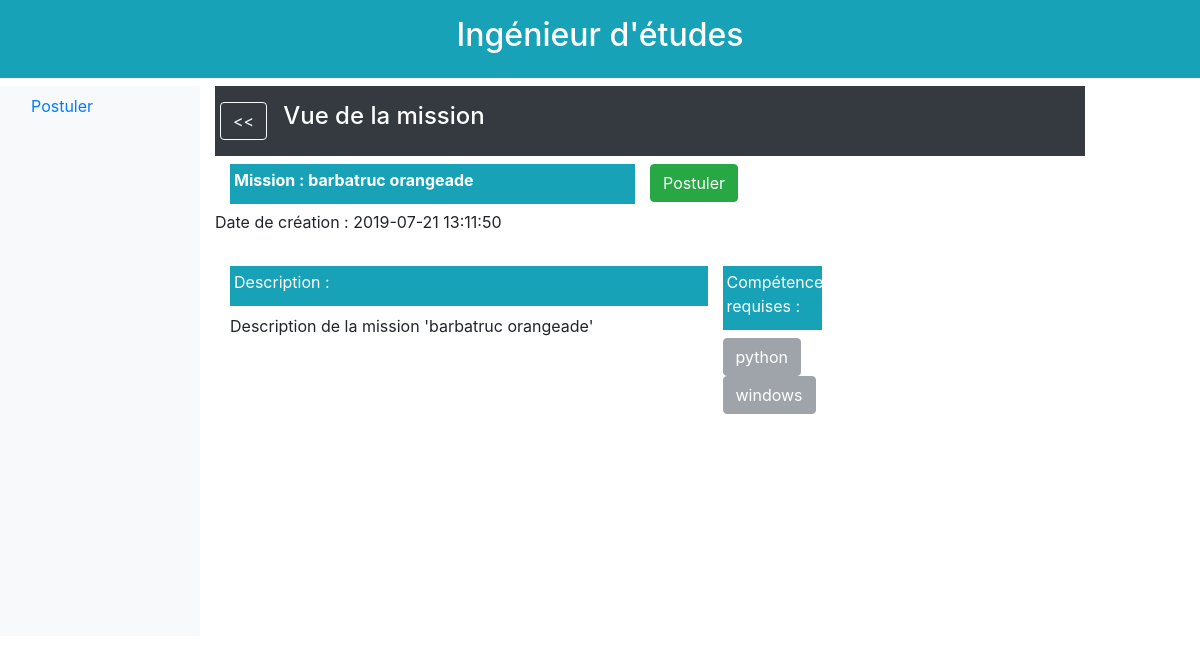
/1/etude/postuler/disponibles/vue/1/, run on an earlier commit of the app's database.
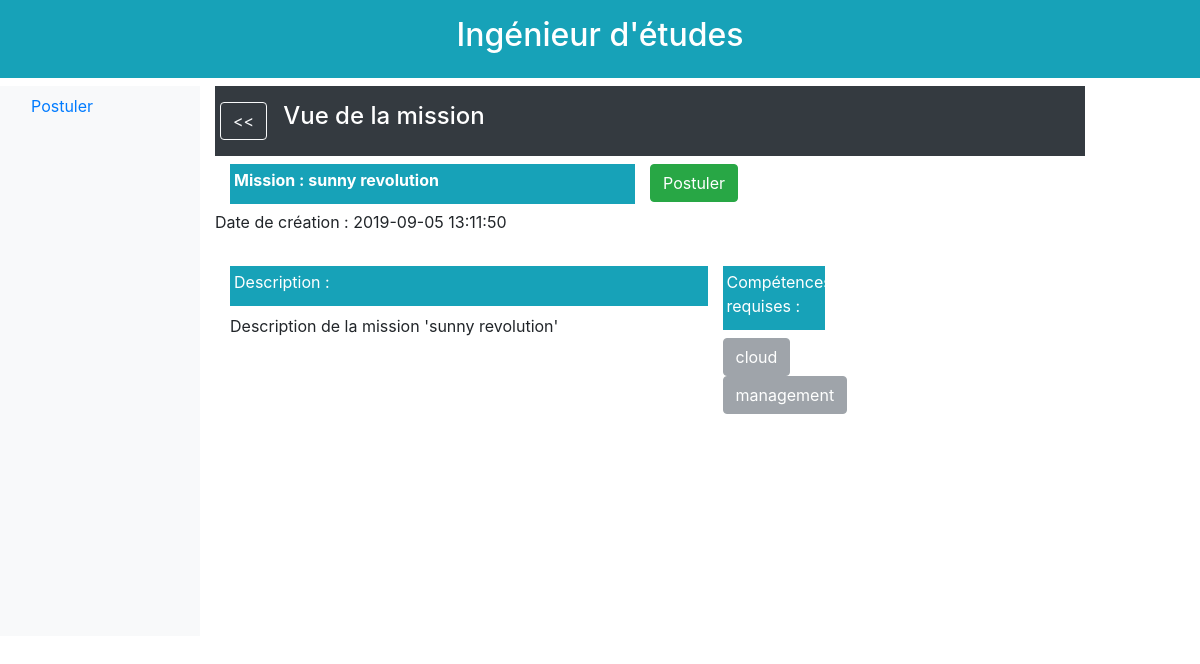
And on a later commit of the database.
### database/models.py (models this page shows)
class Mission(db.Model):
    id = db.Column(db.Integer, primary_key=True)
    titre = db.Column(db.String(64), unique=True)
    description = db.Column(db.Text, unique=True)
    effectifs_max = db.Column(db.Integer)
    prix_vente = db.Column(db.Integer)
    statut = db.Column(db.Text)
    date_creation = db.Column(db.DateTime)
    responsable_id = db.Column(db.Integer, db.ForeignKey('ingenieur.id'))
    souhaits = db.relationship('Souhait', backref='mission', lazy='dynamic')
    besoins = db.relationship('Besoin', backref='mission', lazy='dynamic')
    affectations = db.relationship('Affectation', backref='mission', lazy='dynamic')

class Competence(db.Model):
    id = db.Column(db.Integer, primary_key=True)
    nom = db.Column(db.String(64), unique=True)
    certifications = db.relationship('Certification', backref='competence', lazy='dynamic')
    besoins = db.relationship('Besoin', backref='competence', lazy='dynamic')

### app.py (the view)
@app.route('/<id>/etude/postuler/<etat>/vue/<missionId>/')
def postuler_vue(id, missionId,etat):
    mission = get_mission_by_id(missionId)
    competences = get_competence_of_mission(missionId)
    if (etat == "disponibles"):
        dates = []
        enable = ""
    elif (etat == "enAttente"):
        dates =  get_date_candidat_souhait(id,missionId)
        enable = "disabled"
    elif (etat == "enCours" or etat == "termine"):
        dates = get_date_fin_date_fin_affectation(id,missionId)
        enable = "disabled"
    else:
        error_page_404("tab doesn't exist")
    return render_template("homepage_etude_postuler_vue.html.jinja2"
                           , etat=etat
                           , id=id
                           , mission=mission
                           , competences=competences
                           , dates=dates
                           , enable=enable
                           )

### database/functions.py (called while the page is built)
def get_mission_by_id(mission_id):
    return Mission.query.filter_by(id=mission_id).first()

def get_competence_of_mission(mission_id):
    mission = get_mission_by_id(mission_id)
    compe_ids = [b.competence_id for b in list(mission.besoins)]
    compes = [Competence.query.filter_by(id=cid).first() for cid in compe_ids]
    return compes

### templates/homepage_etude_postuler_vue.html.jinja2 (shortened to what this page needs)
{% extends "homepage_etude_postuler.html.jinja2" %}
{% block body %}
    <div class="p-3 mb-2 bg-dark text-white size-6 font-weight-bold">
        <div class="row">
            <div class="mr-3 ml-1">
                <button type="button" class="btn btn-outline-light"
                        onclick="location.href='/{{ id }}/etude/postuler/disponibles/';">&lt;&lt;
                </button>
            </div>
            <h4>Vue de la mission</h4>
        </div>
    </div>
    <div class="col-md-12 order-md-1">
        <div class="row">
            <div class="col-md-6">
                <div class="p-1 bg-info text-white size-6 font-weight-bold">
                    <label for="Name">Mission : </label>
                    <label class="bg-info text-white size-6 font-weight-bold">{{ mission.titre }}</label>
                </div>
            </div>
            <div class="mb-2">
                <button type="button" class="btn btn-success" {{ enable }}
                        onclick="location.href='/{{ id }}/etude/postuler/{{ etat }}/vue/{{ mission.id }}/edit/';">
                    Postuler
                </button>
            </div>
        </div>
        <div class="row">
            <div class="mb-2">
                <div class="form-group">
                    <label for="date">Date de création :</label>
                    <label>{{ mission.date_creation }}</label>
                </div>
            </div>
        </div>
        <div class="row">
            <div class="mb-2 col-md-7">
                <div class="form-group">
                    <div class="p-1 mb-2 bg-info text-white size-6">
                        <label for="description">Description :</label>
                    </div>
                    <label>{{ mission.description }}</label>
                </div>
            </div>
            <div class="row">
                <div class="mb-2 col-md-7">
                    <div class="p-1 mb-0 bg-info text-white size-6 mb-2">
                        <label for="competences">Compétences requises :</label>
                    </div>
                    {% for competence in competences %}
                        <button type="button" class="btn btn-secondary" disabled>{{ competence.nom }}</button>
                    {% endfor %}
                </div>
            </div>
{% endblock %}

What changed in the data, as far as the page shows it:
no longer on this page (row unchanged): Competence: nom "python"
no longer on this page (row unchanged): Competence: nom "windows"
changed Mission: titre "barbatruc orangeade" → "sunny revolution"; date_creation "2019-07-21 13:11:50" → "2019-09-05 13:11:50"; description "Description de la mission 'barbatruc orangeade'" → "Description de la mission 'sunny revolution'"
now on this page (row unchanged): Competence: nom "cloud"
now on this page (row unchanged): Competence: nom "management"
